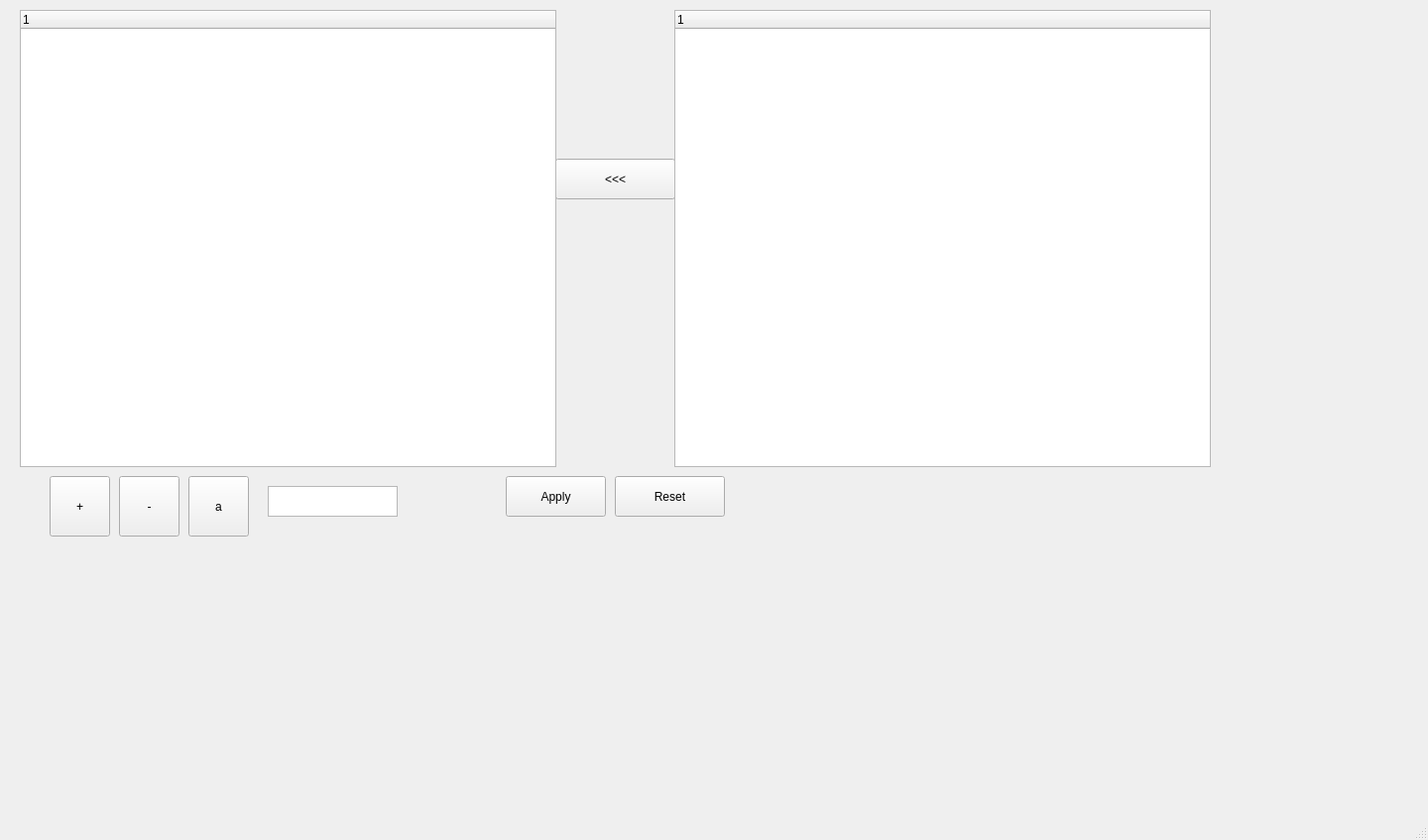
<?xml version="1.0" encoding="UTF-8"?>
<ui version="4.0">
 <class>MainWindow</class>
 <widget class="QMainWindow" name="MainWindow">
  <property name="geometry">
   <rect>
    <x>0</x>
    <y>0</y>
    <width>1440</width>
    <height>847</height>
   </rect>
  </property>
  <property name="windowTitle">
   <string>MainWindow</string>
  </property>
  <widget class="QWidget" name="centralwidget">
   <widget class="QPushButton" name="pushButton">
    <property name="geometry">
     <rect>
      <x>560</x>
      <y>160</y>
      <width>121</width>
      <height>41</height>
     </rect>
    </property>
    <property name="text">
     <string>&lt;&lt;&lt;</string>
    </property>
   </widget>
   <widget class="QPushButton" name="pushButton_2">
    <property name="geometry">
     <rect>
      <x>50</x>
      <y>480</y>
      <width>61</width>
      <height>61</height>
     </rect>
    </property>
    <property name="text">
     <string>+</string>
    </property>
   </widget>
   <widget class="QPushButton" name="pushButton_3">
    <property name="geometry">
     <rect>
      <x>120</x>
      <y>480</y>
      <width>61</width>
      <height>61</height>
     </rect>
    </property>
    <property name="text">
     <string>-</string>
    </property>
   </widget>
   <widget class="QPushButton" name="pushButton_4">
    <property name="geometry">
     <rect>
      <x>190</x>
      <y>480</y>
      <width>61</width>
      <height>61</height>
     </rect>
    </property>
    <property name="text">
     <string>a</string>
    </property>
   </widget>
   <widget class="QPushButton" name="pushButton_5">
    <property name="geometry">
     <rect>
      <x>510</x>
      <y>480</y>
      <width>101</width>
      <height>41</height>
     </rect>
    </property>
    <property name="text">
     <string>Apply</string>
    </property>
   </widget>
   <widget class="QPushButton" name="pushButton_6">
    <property name="geometry">
     <rect>
      <x>620</x>
      <y>480</y>
      <width>111</width>
      <height>41</height>
     </rect>
    </property>
    <property name="text">
     <string>Reset</string>
    </property>
   </widget>
   <widget class="QTreeWidget" name="treeWidget">
    <property name="geometry">
     <rect>
      <x>20</x>
      <y>10</y>
      <width>541</width>
      <height>461</height>
     </rect>
    </property>
    <column>
     <property name="text">
      <string notr="true">1</string>
     </property>
    </column>
   </widget>
   <widget class="QTreeWidget" name="treeWidget_2">
    <property name="geometry">
     <rect>
      <x>680</x>
      <y>10</y>
      <width>541</width>
      <height>461</height>
     </rect>
    </property>
    <column>
     <property name="text">
      <string notr="true">1</string>
     </property>
    </column>
   </widget>
   <widget class="QTextEdit" name="textEdit">
    <property name="geometry">
     <rect>
      <x>270</x>
      <y>490</y>
      <width>131</width>
      <height>31</height>
     </rect>
    </property>
   </widget>
  </widget>
  <widget class="QMenuBar" name="menubar">
   <property name="geometry">
    <rect>
     <x>0</x>
     <y>0</y>
     <width>1440</width>
     <height>24</height>
    </rect>
   </property>
  </widget>
  <widget class="QStatusBar" name="statusbar"/>
 </widget>
 <resources/>
 <connections/>
</ui>
